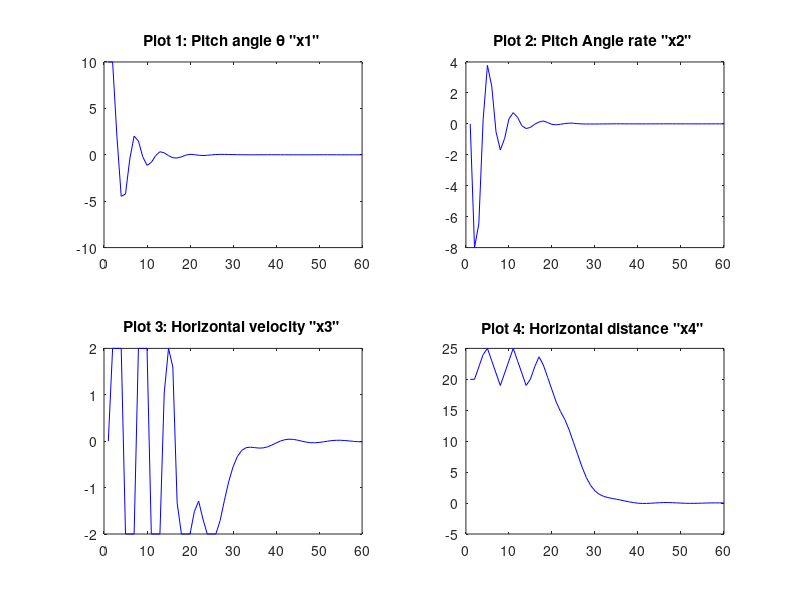
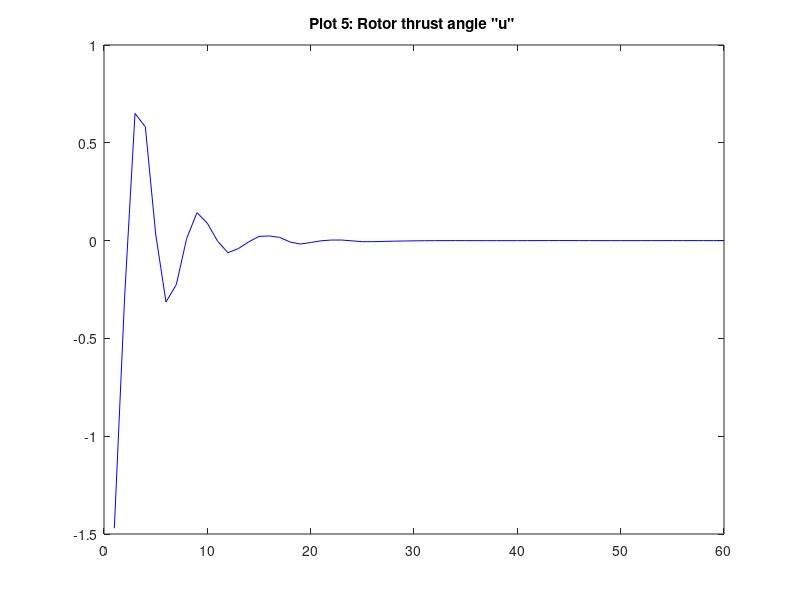
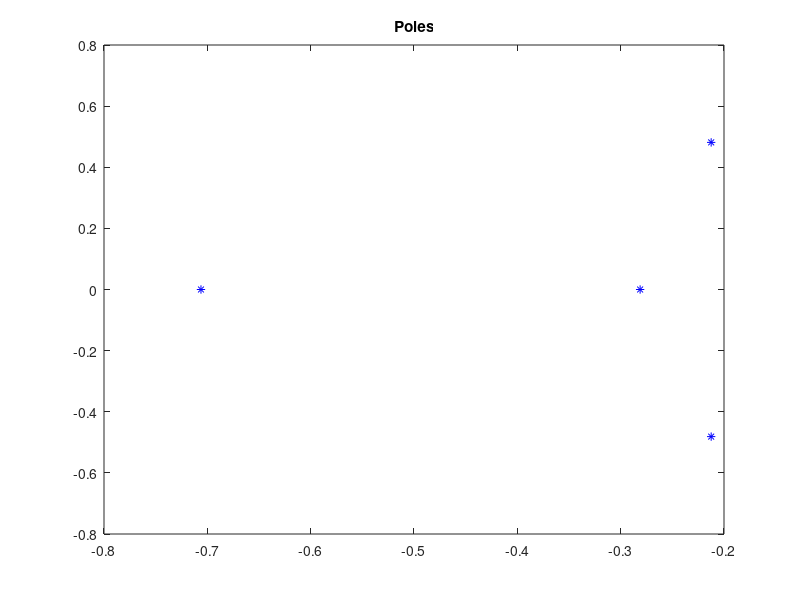

The MATLAB source for these figures, in order: (Note: this script raises an error after producing the figures.)
% Helicopter Control 

% Initialization
clc;clear all;close all;

A = [0   ,    1    ,    0    ,  0  ;
     0   ,  -0.415 , -0.011  ,  0  ;
     9.8 ,  -1.43  ,  -0.02  ,  0  ;
     0   ,    0    ,    1    ,  0  ];
     
B = [  0   ;
      6.27 ;        
      9.8  ;
       0   ];
   
C = [   0    ;
      -0.011 ;
      -0.02  ;
        0    ];
z = 0;              % hoizontal wind
del = zeros(60,1); 
del_r = 9;  
x = zeros(4,60);
% Reference Values
x_r = [ 15 ;
         8 ;
         2 ; 
        25];
x(:,1) = [ 10   ;  % pitch angle 'theta' in rads 
            0   ;  % pitch angle rate in rads/sec
            0   ;  % horizontal vel 'u' in m/s,
           20  ];  % horzontal dist 'x' in m

Q =  [10  0  0  0 ;
       0  4  0  0 ;
       0  0  50 0 ;
       0  0  0  8];
  
R =10000000;

t = 60;         % time 
dt = 1;      % sampling time period
N =1:dt:t;
n = length(N);

[K,S,P] = lqr(A,B,Q,R);

% System Equation:
% Where, x is the state vector with the above components 
% del is the rotor thrust angle in rads
% z is the horizontal wind velocity in m/s
% To calculate 'u' and bring to stable state
for i = 1:1:length(1:dt:t)
    del(i,1) = -K*x(:,i);
    del(i,1) = min(max(del(i,1),-del_r),del_r);
    y(:,i+1) = x(:,i) + dt*(A*x(:,i) + B*del(i,1) + C*z);   
    x(:,i+1) = min(max(y(:,i+1),-x_r),x_r);
end

% Plots
% The following plot represents the state variable
subplot(2,2,1);
plot(N,x(1,1:n),'-b')
title('Plot 1: Pitch angle \theta "x1" ')
subplot(2,2,2);
plot(N,x(2,1:n),'-b')
title('Plot 2: Pitch Angle rate "x2" ')
subplot(2,2,3);
plot(N,x(3,1:n),'-b')
title('Plot 3: Horizontal velocity "x3" ')
subplot(2,2,4);
plot(N,x(4,1:n),'-b')
title('Plot 4: Horizontal distance "x4" ')

% The following plot represents the control value
figure(2)
plot(N,del(1:n,1),'-b')
title('Plot 5: Rotor thrust angle "u" ')

% This plot represents the poles of the system
figure(3)
plot(real(P),imag(P),'b*')
title('Poles')
ax = gca;
ax.XAxisLocation = 'origin';
ax.YAxisLocation = 'origin';

